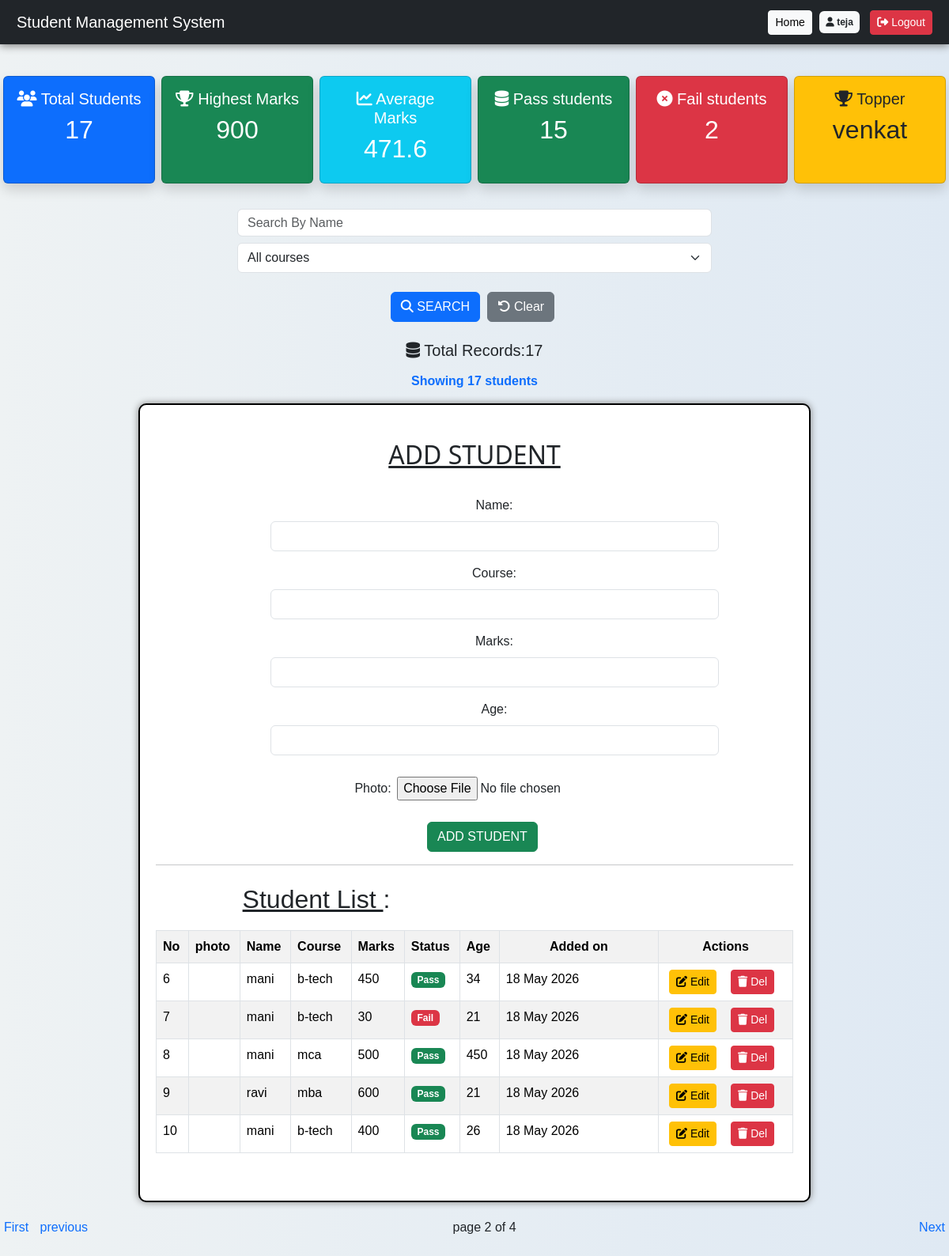
Page /?page=2 (signed in) on the committed database.
### students/models.py (models this page shows, shortened)
class Student(models.Model):
    photo=models.ImageField(upload_to='students/',blank=True,null=True)
    name=models.CharField(max_length=50)
    age=models.IntegerField(null=True,blank=True,validators=[MinValueValidator(1), MaxValueValidator(100)])
    course=models.CharField(max_length=50)
    marks=models.IntegerField(validators=[MinValueValidator(0), MaxValueValidator(1000)])
    created_at=models.DateTimeField(auto_now_add=True)

### students/views.py (the view)
# urls.py: path('', views.student_list, name='student_list'),
@login_required
def student_list(request):
    query = request.GET.get('q', '').strip()
    course_query=request.GET.get('course','').strip()
    form = StudentForm(request.POST or None,request.FILES or None)
    if request.method == "POST":
        if form.is_valid():
            form.save()
            messages.success(request,"student added succesfully !")
            return redirect('/')
    student_list= Student.objects.all().order_by('-id')
    if query:
        student_list = student_list.filter(name__icontains=query)
    if course_query:
        student_list = student_list.filter(course__icontains=course_query)
    total_students=student_list.count()
    highest_marks = student_list.order_by('-marks').first()
    average_marks = student_list.aggregate(Avg('marks'))['marks__avg']
    passed_students=Student.objects.filter(marks__gte=35).count()
    failed_students=Student.objects.filter(marks__lt=35).count()
    topper_name=highest_marks.name if highest_marks else "no data"
    filtered_count=student_list.count()
    paginator=Paginator(student_list,5)
    page_number=request.GET.get('page')
    students=paginator.get_page(page_number)
    return render(request, 'home.html', {
        'students': students,
        'query': query,
        'form': form,
        'total_students':total_students,
        'highest_marks':highest_marks,
        'average_marks':average_marks,
        'passed_students':passed_students,
        'failed_students':failed_students,
        'topper_name':topper_name,
        'filtered_count':filtered_count,
        'course_query':course_query,
    })

### students/forms.py (shortened to what this page needs)
class StudentForm(forms.ModelForm):
    class Meta:
        model=Student
        fields=['name','course','marks','age','photo']
        widgets={
            'name':forms.TextInput(attrs={'class':'form-control w-75 mx-auto'}),
            'course':forms.TextInput(attrs={'class':'form-control w-75 mx-auto'}),
            'marks':forms.NumberInput(attrs={'class':'form-control w-75 mx-auto'}),
            'age':forms.NumberInput(attrs={'class':'form-control w-75 mx-auto'}),
          }

### students/templates/home.html (shortened to what this page needs)
<!DOCTYPE html>
<html lang="en">
<head>
    <link href="https://cdn.jsdelivr.net/npm/bootstrap@5.3.3/dist/css/bootstrap.min.css" rel="stylesheet">
    <link rel="stylesheet" href="https://cdnjs.cloudflare.com/ajax/libs/font-awesome/6.5.1/css/all.min.css">
</head>
<body>
    <nav class="navbar navbar-dark bg-dark px-3">
    <a class="navbar-brand" href="/">Student Management System</a>
    <div>
        <a href="/" class="btn btn-light btn-sm">Home</a>
    <span class="badge text-dark bg-light me-1 p-2"><i class="fa-solid fa-user"></i>  {{ request.user.username }} </span>
    <a href="/logout/" class="btn btn-danger btn-sm"><i class="fa-solid fa-right-from-bracket"></i> Logout</a>
    </div>
</nav><br>
<div class="d-flex justify-content-center gap-2 flex-wrap">
    <div class="card bg-primary text-white shadow p-3 text-center w-23 mt-3" style="width:12rem;">
    <h5><i class="fa-solid fa-users"></i>   Total Students</h5>
    <h2>{{ total_students }}</h2>
</div>
    <div class="card bg-success text-white shadow p-3 text-center w-23 mt-3 " style="width:12rem;">
    <h5> <i class="fa-solid fa-trophy"></i>   Highest Marks</h5>
    <h2>{{ highest_marks.marks }}</h2>
</div>
<div class="card bg-info text-white shadow p-3 text-center w-23 mt-3" style="width:12rem;">
    <h5> <i class="fa-solid fa-chart-line"></i>  Average Marks</h5>
    <h2>{{ average_marks|floatformat:1 }}</h2>
</div>
<div class="card bg-success text-white shadow p-3 text-center w-23 mt-3" style="width:12rem;">
    <h5><i class="fa-solid fa-database"></i>  Pass students</h5>
    <h2>{{ passed_students }}</h2>
</div>
<div class="card bg-danger text-white shadow p-3 text-center mt-3" style="width:12rem;">
    <h5><i class="fa-solid fa-circle-xmark"></i>  Fail students</h5>
    <h2>{{ failed_students }}</h2>
</div>
<div class="card bg-warning text-dark shadow p-3 text-center mt-3" style="width:12rem;">
    <h5><i class="fa-solid fa-trophy"></i>  Topper</h5>
    <h2>{{ topper_name }}</h2>
</div>
</div>
<br>
    <center>
        <form method="GET" class="mb-4">
          <input type="text" name="q" placeholder="Search By Name" class="form-control w-50 mx-auto"  style="height: 35px; width: 400px; margin-right: 10px;">
          <select name="course" class="form-select w-50 mx-auto">
            <option value="">All courses</option>
          </select><br>
        <button type="submit" class="btn btn-primary"> <i class="fa-solid fa-magnifying-glass"></i> SEARCH</button> <a href="/" class="btn btn-secondary"><i class="fa-solid fa-rotate-left"></i> Clear</a><br>
    </form>
<h5 class="mt-3 text-dark"><i class="fa-solid fa-database"></i>  Total Records:{{ total_students }}</h5>
<p class="fw-bold text-primary" style="margin-top: 15px;">Showing {{ filtered_count }} students</p>
     <div class="teja">
   <br>
<h2 style="font-family: 'Segoe UI', Tahoma, Geneva, Verdana, sans-serif;"><U>ADD STUDENT</U></h2><br>
<form method="POST" enctype="multipart/form-data" style="margin-left:50px;">
     {{ form.as_p }}
   <button type="submit" class="btn btn-success" style="margin-right: 30px;">ADD STUDENT</button><br>
</form>
<hr>
<h2 class="mt-4 mb-3" style="margin-right: 400px;"><u>Student List </u>:</h2>
<div class="w-100">
<table class="table table-bordered table-hover table-striped">
    <tr>
        <th>No</th>
        <th>photo</th>
        <th>Name</th>
        <th>Course</th>
        <th>Marks</th>
        <th>Status</th>
        <th>Age</th>
        <th class="w-25" style="text-align: center;">Added on</th>
        <th style="text-align: center;">Actions</th>
    </tr>
    {% for s in students %}
    <tr>
        <td>{{ students.start_index|add:forloop.counter0 }}</td>
        <td>{% if s.photo %} <img src="{{ s.photo.url }}" width="50" height="50"> <br>{% endif %}</td>
        <td>{{ s.name }}</td>
        <td>{{ s.course }}</td>
        <td>{{ s.marks }}</td>
        <td>{% if s.marks >= 350 %} <span class="badge bg-success">Pass</span> {% else %} <span class="badge bg-danger">Fail</span> {% endif %} </td>
        <td>{{ s.age }}</td>
        <td>{{ s.created_at|date:"d M Y" }}</td>
      <td><div class="d-flex gap-2 align-items-center"><a href="/edit/{{ s.id }}" class="btn btn-warning btn-sm" onclick="return confirm('Are you Sure  you want to edit the student?')"> <i class="fa-solid fa-pen-to-square"></i> Edit</a>
        <a href="/delete/{{ s.id }}" class="btn btn-danger btn-sm" onclick="return confirm('Are you sure you want to Delete this Student? ')"> <i class="fa-solid fa-trash"></i> Del</a></div>
    </td>
     </tr>
    {% empty %}
    <tr>
    <td colspan="9" class="text-center text-danger fw-bold">No students found</td>
   </tr>
   {% endfor %}
</table>
</div>
<br>
 </center>
 <div class="d-flex justify-content-between mt-3">
   <div>
    {% if students.has_previous %}
    <a href="?page=1">First</a>
    <a href="?page={{ students.previous_page_number }}">previous</a>
    {% endif %}
    </div>
    <div class="me-5">
    page   {{ students.number }} of {{ students.paginator.num_pages }}
    </div>
    <div>
    {% if students.has_next %}
    <a href="?page={{ students.next_page_number }}">Next</a>
    {% endif %}
    </div>
 </div>
 <br><br>
 </body>
</html>

### students/templates/home.html (style rules this page uses)
body { font-family: Arial, Helvetica, sans-serif; background: linear-gradient(to right, #eef2f3, #dfe9f3); }
.teja { border: 2px black solid; border-radius: 10px; box-shadow: 0px 0px 10px gray; align-items: center; width: 150%; max-width: 850px; background-color: white; padding: 20px; margin-bottom: 20px; animation: fadeIn 0.7s ease; }
input { width: 40%; padding: 3px; margin: 8px 0; }
button { background-color: rgb(38, 171, 58); padding: 10px; cursor: pointer; color: white; font-size: 10px; border: none; border-radius: 10px; }
a { justify-content: space-evenly; text-decoration: none; margin: 0 5px; }
table { margin-top: 20px; }
.navbar { box-shadow: 0px 2px 10px gray; }

### rows in the picture
Student: marks "900", name "venkat"
Student: start_index|add "6", name "mani", course "b-tech", marks "450", shows "Pass", age "34", created_at "18 May 2026"
Student: start_index|add "7", name "mani", course "b-tech", marks "30", shows "Fail", age "21", created_at "18 May 2026"
Student: start_index|add "8", name "mani", course "mca", marks "500", shows "Pass", age "450", created_at "18 May 2026"
Student: start_index|add "9", name "ravi", course "mba", marks "600", shows "Pass", age "21", created_at "18 May 2026"
Student: start_index|add "10", name "mani", course "b-tech", marks "400", shows "Pass", age "26", created_at "18 May 2026"

### other values in the picture
{{ request.user.username }} "teja"
{{ total_students }} "17"
{{ average_marks|floatformat:1 }} "471.6"
{{ passed_students }} "15"
{{ failed_students }} "2"
{{ filtered_count }} "17"
{{ students.number }} "2"
{{ students.paginator.num_pages }} "4"
